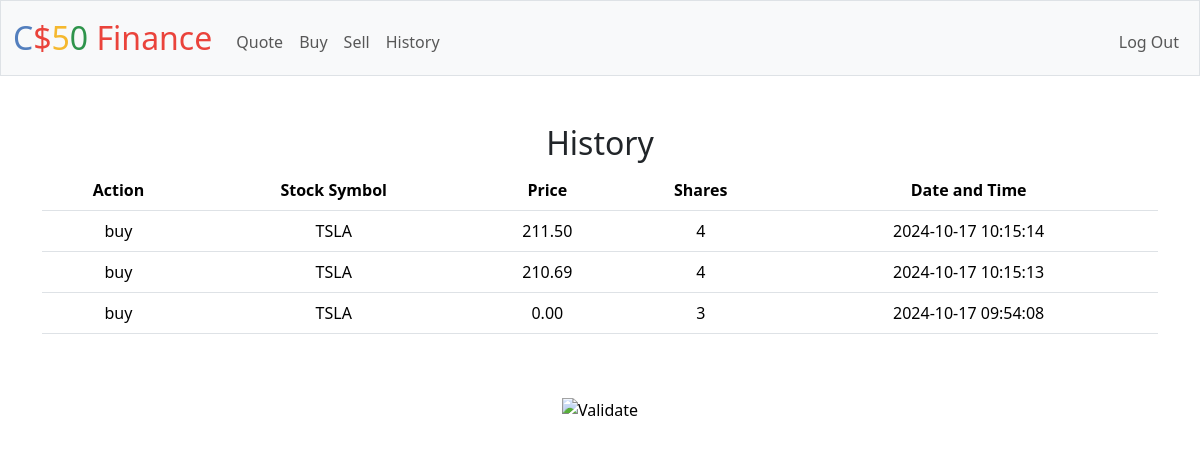
The app's page /history (signed in) with its own data.
### tables this page shows
CREATE TABLE history(
    id INTEGER PRIMARY KEY AUTOINCREMENT,
    user_id INTEGER NOT NULL,
    symbol TEXT NOT NULL,
    shares INTEGER NOT NULL,
    price REAL NOT NULL,
    action TEXT NOT NULL,
    timestamp DATETIME DEFAULT CURRENT_TIMESTAMP,
    FOREIGN KEY(user_id) REFERENCES users(id)
);

### app.py (the view)
@app.route("/history")
@login_required
def history():
    user_id = session.get("user_id")
    history = db.execute("SELECT symbol, shares, price, action, timestamp FROM history WHERE user_id = ? ORDER BY timestamp DESC", user_id)
    return render_template("history.html", history=history)

### app.py (called while the page is built)
@app.after_request
def after_request(response):
    response.headers["Cache-Control"] = "no-cache, no-store, must-revalidate"
    response.headers["Expires"] = 0
    response.headers["Pragma"] = "no-cache"
    return response

### helpers.py (called while the page is built)
def login_required(f):
    @wraps(f)
    def decorated_function(*args, **kwargs):
        if session.get("user_id") is None:
            return redirect("/login")
        return f(*args, **kwargs)
    return decorated_function

### templates/history.html (shortened to what this page needs)
{% extends "layout.html" %}
{% block main %}
    <h2>History</h2>
    <table class="table">
        <thead>
            <tr>
                <th>Action</th>
                <th>Stock Symbol</th>
                <th>Price</th>
                <th>Shares</th>
                <th>Date and Time</th>
            </tr>
        </thead>
        <tbody>
            {% for history in history %}
            <tr>
                <td>{{ history.action }}</td>
                <td>{{ history.symbol }}</td>
                <td>
                    {% if history.price is not none %}
                    {{ "%.2f"|format(history.price | float) }}
                    {% else %}
                    N/A
                    {% endif %}
                </td>
                <td>{{ history.shares }}</td>
                <td>{{ history.timestamp }}</td>
            </tr>
            {% endfor %}
        </tbody>
    </table>
{% endblock %}

### templates/layout.html (shortened to what this page needs)
<!DOCTYPE html>
<html lang="en">
    <head>
        <link href="https://cdn.jsdelivr.net/npm/bootstrap@5.3.3/dist/css/bootstrap.min.css" rel="stylesheet">
        <link href="/static/styles.css" rel="stylesheet">
    </head>
    <body>
        <nav class="bg-light border navbar navbar-expand-md navbar-light">
            <div class="container-fluid">
                <a class="navbar-brand" href="/"><span class="blue">C</span><span class="red">$</span><span class="yellow">5</span><span class="green">0</span> <span class="red">Finance</span></a>
                <div class="collapse navbar-collapse" id="navbar">
                    {% if session["user_id"] %}
                        <ul class="navbar-nav me-auto mt-2">
                            <li class="nav-item"><a class="nav-link" href="/quote">Quote</a></li>
                            <li class="nav-item"><a class="nav-link" href="/buy">Buy</a></li>
                            <li class="nav-item"><a class="nav-link" href="/sell">Sell</a></li>
                            <li class="nav-item"><a class="nav-link" href="/history">History</a></li>
                        </ul>
                        <ul class="navbar-nav ms-auto mt-2">
                            <li class="nav-item"><a class="nav-link" href="/logout">Log Out</a></li>
                        </ul>
                    {% else %}
                        <ul class="navbar-nav ms-auto mt-2">
                            <li class="nav-item"><a class="nav-link" href="/register">Register</a></li>
                            <li class="nav-item"><a class="nav-link" href="/login">Log In</a></li>
                        </ul>
                    {% endif %}
                </div>
            </div>
        </nav>
        <main class="container py-5 text-center">
            {% block main %}{% endblock %}
        </main>
        <footer class="mb-5">
            <form action="https://validator.w3.org/check" class="text-center" enctype="multipart/form-data" method="post" target="_blank">
                <input alt="Validate" src="/static/I_heart_validator.png" type="image">
            </form>
        </footer>
    </body>
</html>

### static/styles.css (style rules this page uses)
nav .navbar-brand { font-size: xx-large; }
nav .navbar-brand .blue { color: #537fbe; }
nav .navbar-brand .red { color: #ea433b; }
nav .navbar-brand .yellow { color: #f5b82e; }
nav .navbar-brand .green { color: #2e944b; }

### records on screen
history: action "buy", symbol "TSLA", price "211.50", shares "4", timestamp "2024-10-17 10:15:14"
history: action "buy", symbol "TSLA", price "210.69", shares "4", timestamp "2024-10-17 10:15:13"
history: action "buy", symbol "TSLA", price "0.00", shares "3", timestamp "2024-10-17 09:54:08"
